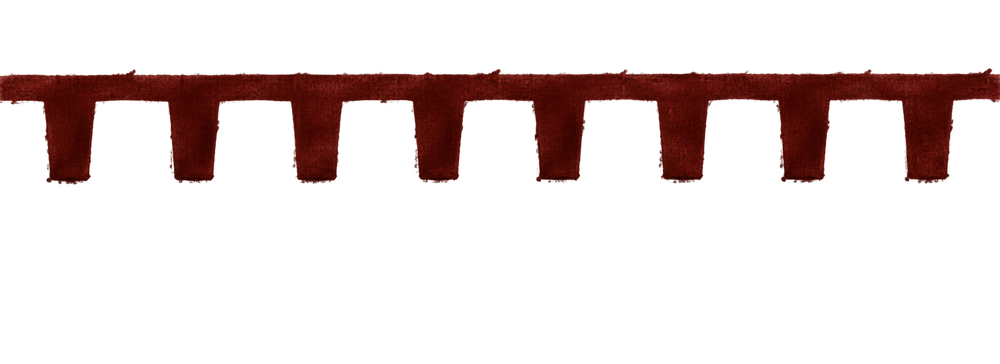
#> input picture assets/ui/cephe.png, 1000 x 364 px, shrunk from 2079 x 756 before the run
$ python prepare_front_comb.py
#> lines starting #> are read from the running program, lines starting #| are printed output that depends on the picture; after the words box and inside, x2 and y2 are one past the last pixel; in counts of white or black regions, pixels touching at a corner belong together
#!/usr/bin/env python3
"""Cephe tarağı resmini (assets/ui/cephe.png, saydam, üstte sırt + aşağı sarkan dişler) oyunda döşenebilir dokuya
çevirir: assets/ui/map/front_comb.png. Dikeyde yalnız tarak (boş saydam alan atılır), yatayda tam N diş aralığı
(dişlerin ortası arası), dikişsiz tekrar etsin diye diş aralarının ortasından kesilir.

    python3 tools/prepare_front_comb.py
"""
from pathlib import Path
import numpy as np
from PIL import Image

ROOT = Path(__file__).resolve().parent.parent
SRC = ROOT / "assets/ui/cephe.png"
OUT = ROOT / "assets/ui/map/front_comb.png"


def main() -> None:
    im = Image.open(SRC).convert("RGBA")
#> im is the input picture: PIL image 1000x364 RGBA; mean R, G, B, A 13.8, 2, 1, 38.4
    a = np.array(im)[..., 3] > 40
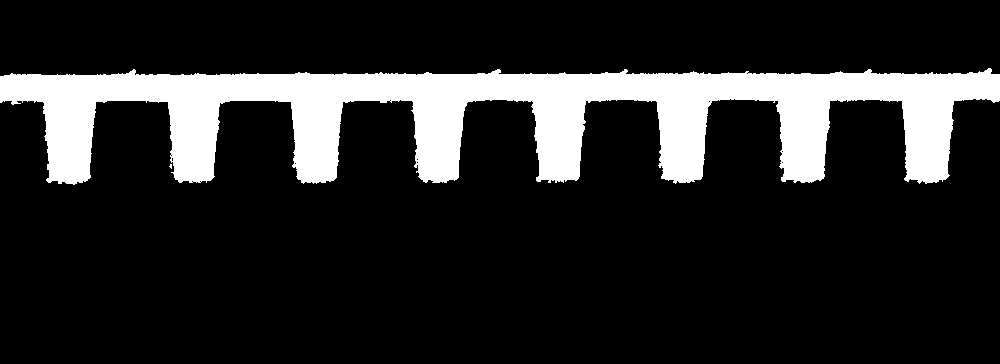
#> a: shape (364, 1000) bool; 15.7% white; 2 white regions (1 under 20 px), largest, box (x1, y1, x2, y2) and area: (0, 68, 1000, 185) 57102
    rows = np.where(a.any(1))[0]
#> rows = 117 values from 68 to 184
    top, bottom = rows.min(), rows.max() + 1
#> top = 68; bottom = 185
    band = a[top:bottom]
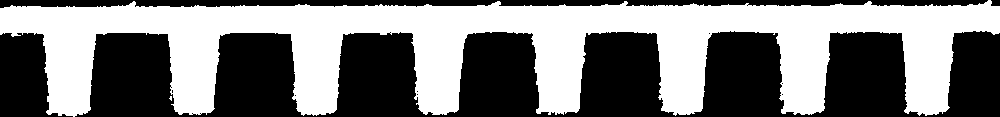
#> band: shape (117, 1000) bool; 48.8% white; 2 white regions (1 under 20 px), largest, box (x1, y1, x2, y2) and area: (0, 0, 1000, 117) 57102
    # dişler: sırtın altındaki satırda dolu sütun grupları
    h = bottom - top
#> h = 117
    probe = band[int(h * 0.75)]
    xs = np.where(probe)[0]
#> xs = 348 values from 48 to 948
    groups = []
    for x in xs:
        if groups and x - groups[-1][-1] <= 2:
            groups[-1].append(x)
        else:
            groups.append([x])
#> this loop made 348 passes
#> x on passes 1 to 3: 48, 49, 50
#> after the loop, groups = 8 items
    centers = [(g[0] + g[-1]) / 2 for g in groups if len(g) > 5]
#> centers = [69, 192, 316, 437, 559, 682, 802.5, 927]
    n = len(centers)
#> n = 8
    period = (centers[-1] - centers[0]) / (n - 1)
#> period = 122.6
    left = int(round(centers[0] - period / 2))
#> left = 8
    right = int(round(left + period * n))
#> right = 989
    if left < 0 or right > im.width:            # tam sığmıyorsa bir diş eksik
        n -= 1
        right = int(round(left + period * n))
        left = max(left, 0)
    out = im.crop((left, top, right, bottom))
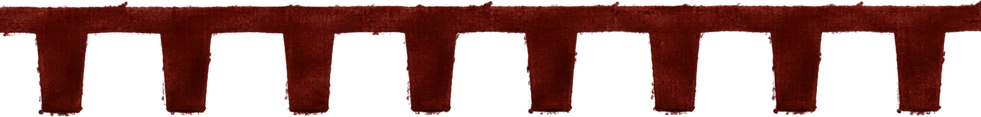
#> out: PIL image 981x117 RGBA; mean R, G, B, A 43.3, 6.2, 3, 120.5; transparent parts drawn white
    OUT.parent.mkdir(parents=True, exist_ok=True)
    out.save(OUT)
    print(f"{OUT.relative_to(ROOT)}: {out.size}, {n} diş, aralık {period:.1f} px")
#| assets/ui/map/front_comb.png: (981, 117), 8 diş, aralık 122.6 px


if __name__ == "__main__":
    main()

$ run again, with assets/ui/first-selection.png copied over assets/ui/cephe.png
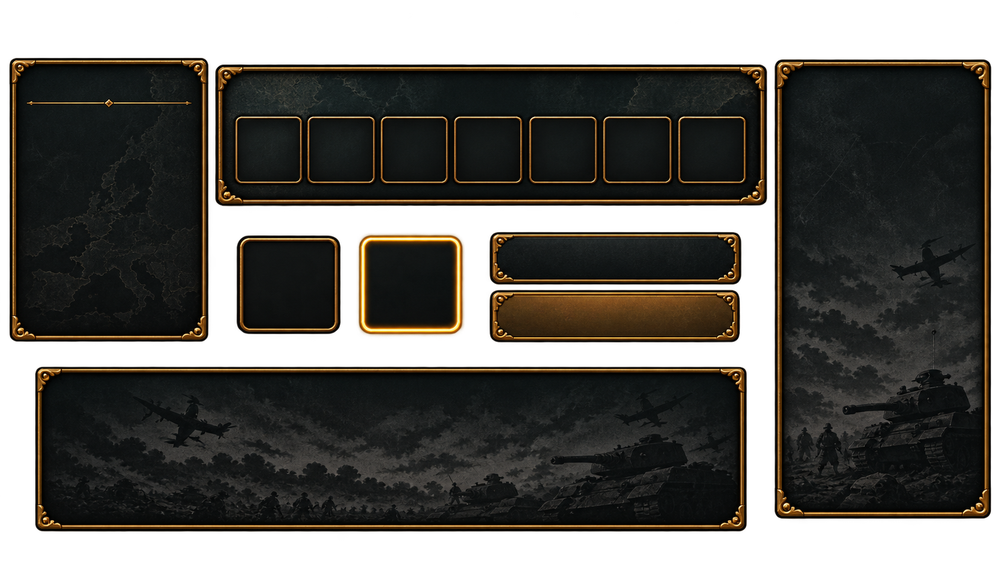
#> input picture assets/ui/first-selection.png, 1000 x 571 px, shrunk from 1659 x 948 before the run
#> in main, im is the input picture: PIL image 1000x571 RGBA; mean R, G, B, A 23.8, 21.5, 16.9, 175.5
#> in main, `a = np.array(im)[..., 3] > 40`:
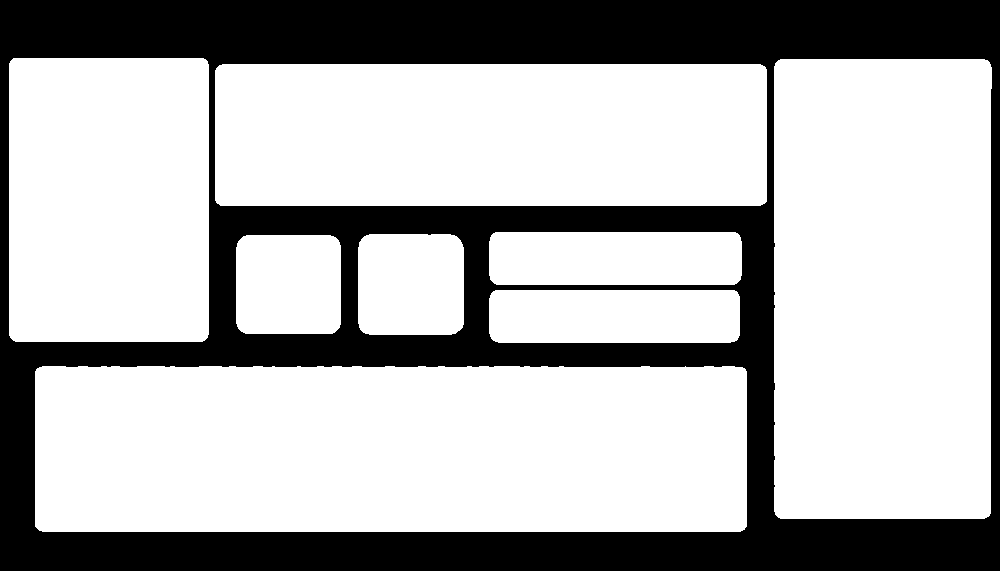
#> a: shape (571, 1000) bool; 70% white; 1 black region, box (x1, y1, x2, y2) and area: (0, 0, 1000, 571) 171175
#> rows = 474 values from 58 to 531
#> top = 58; bottom = 532
#> band: shape (474, 1000) bool; 84.4% white; 1 black region, box (x1, y1, x2, y2) and area: (0, 0, 1000, 474) 74175
#> h = 474
#> xs = 929 values from 35 to 990
#> after the loop in main, `for x in xs:`: groups = 2 items
#> centers = [390.5, 882]
#> in main, `n = len(centers)`: n = 2
#> period = 491.5
#> left = 145
#> in main, `right = int(round(left + period * n))`: right = 1128
#> in main, `n -= 1`: n = 1
#> in main, `right = int(round(left + period * n))`: right = 636
#> in main, `out = im.crop((left, top, right, bottom))`:
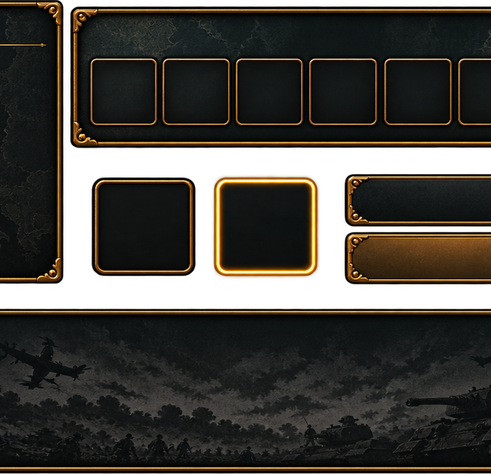
#> out: PIL image 491x474 RGBA; mean R, G, B, A 30.9, 27.3, 20.7, 210.1; transparent parts drawn white
#| assets/ui/map/front_comb.png: (491, 474), 1 diş, aralık 491.5 px
